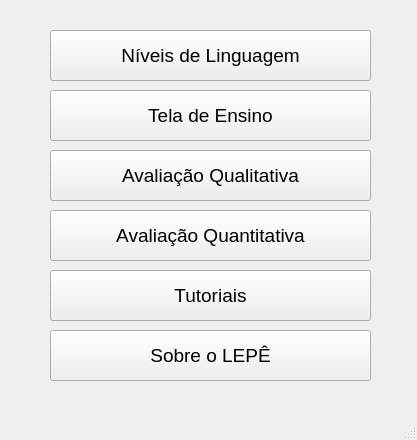
<?xml version="1.0" encoding="UTF-8"?>
<ui version="4.0">
 <class>MainWindow</class>
 <widget class="QMainWindow" name="MainWindow">
  <property name="geometry">
   <rect>
    <x>0</x>
    <y>0</y>
    <width>417</width>
    <height>440</height>
   </rect>
  </property>
  <property name="windowTitle">
   <string>Ajuda</string>
  </property>
  <widget class="QWidget" name="centralwidget">
   <widget class="QPushButton" name="tutorialBt">
    <property name="geometry">
     <rect>
      <x>50</x>
      <y>270</y>
      <width>321</width>
      <height>51</height>
     </rect>
    </property>
    <property name="font">
     <font>
      <pointsize>14</pointsize>
     </font>
    </property>
    <property name="text">
     <string>Tutoriais</string>
    </property>
   </widget>
   <widget class="QPushButton" name="niveisBt">
    <property name="geometry">
     <rect>
      <x>50</x>
      <y>30</y>
      <width>321</width>
      <height>51</height>
     </rect>
    </property>
    <property name="font">
     <font>
      <pointsize>14</pointsize>
     </font>
    </property>
    <property name="text">
     <string>Níveis de Linguagem</string>
    </property>
   </widget>
   <widget class="QPushButton" name="qualitBt">
    <property name="geometry">
     <rect>
      <x>50</x>
      <y>150</y>
      <width>321</width>
      <height>51</height>
     </rect>
    </property>
    <property name="font">
     <font>
      <pointsize>14</pointsize>
     </font>
    </property>
    <property name="text">
     <string>Avaliação Qualitativa</string>
    </property>
   </widget>
   <widget class="QPushButton" name="quantBt">
    <property name="geometry">
     <rect>
      <x>50</x>
      <y>210</y>
      <width>321</width>
      <height>51</height>
     </rect>
    </property>
    <property name="font">
     <font>
      <pointsize>14</pointsize>
     </font>
    </property>
    <property name="text">
     <string>Avaliação Quantitativa</string>
    </property>
   </widget>
   <widget class="QPushButton" name="sobreBt">
    <property name="geometry">
     <rect>
      <x>50</x>
      <y>330</y>
      <width>321</width>
      <height>51</height>
     </rect>
    </property>
    <property name="font">
     <font>
      <pointsize>14</pointsize>
     </font>
    </property>
    <property name="text">
     <string>Sobre o LEPÊ</string>
    </property>
   </widget>
   <widget class="QPushButton" name="ensinoBt">
    <property name="geometry">
     <rect>
      <x>50</x>
      <y>90</y>
      <width>321</width>
      <height>51</height>
     </rect>
    </property>
    <property name="font">
     <font>
      <pointsize>14</pointsize>
     </font>
    </property>
    <property name="text">
     <string>Tela de Ensino</string>
    </property>
   </widget>
  </widget>
  <widget class="QStatusBar" name="statusbar"/>
 </widget>
 <resources/>
 <connections/>
</ui>
